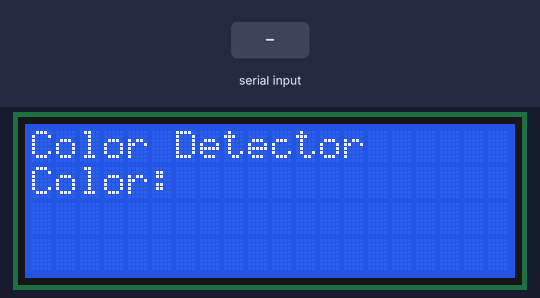
A sketch run on a simulated Arduino Uno, built with avr-gcc and run on an emulated ATmega328P. Shown: 20×4 character LCD. Inputs (shaded band) come from the test bench. What the sketch prints to the serial monitor is not drawn.

Above: at 1.3 s.
1.4 s: "red\n" received over Serial
At 2.4 s:
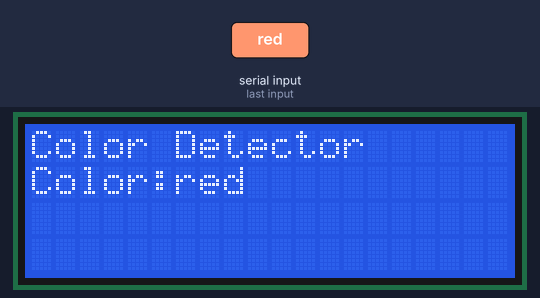
2.9 s: "green\n" received over Serial
At 3.7 s:
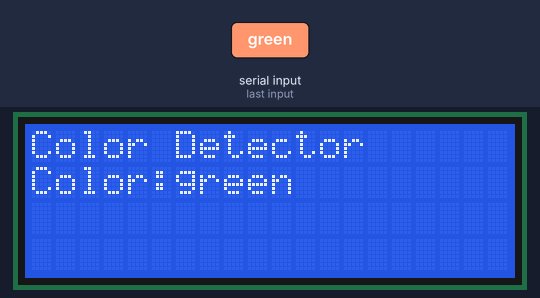
4.4 s: "blue\n" received over Serial
At 4.7 s:
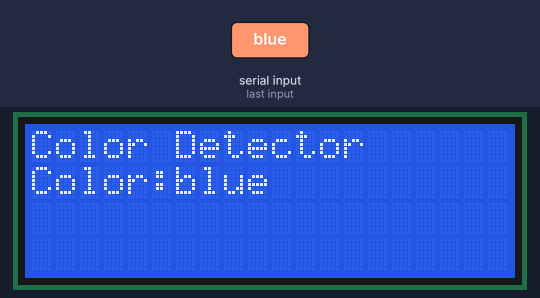
Timing chart, 0 to 7.4 s (numbered marks = the images above; inputs shaded):
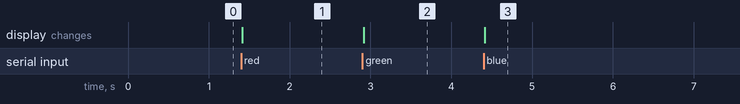

The sketch:

color_detector.ino
```cpp
#include <Wire.h>
#include <LiquidCrystal_I2C.h>

LiquidCrystal_I2C lcd(0x27,20,4);
String val;     // Data received from serial port

void setup() {
  Serial.begin(9600);
  lcd.init();                      // initialize the lcd
  lcd.init();
  lcd.backlight();
  lcd.setCursor(0,0);
  lcd.print("Color Detector");
  lcd.setCursor(0,1);
  lcd.print("Color:");
}

void loop() {
  if (Serial.available()) {
    // If data is available to read,
    val = Serial.readStringUntil('\n');
    val.trim();
    Serial.println(val);
  }
  else if (val == "red"){
    lcd.setCursor(6,1);
    lcd.print("red     ");

  }
  else if (val == "green"){
    lcd.setCursor(6,1);
    lcd.print("green     ");
  }
  else if (val == "blue"){
    lcd.setCursor(6,1);
    lcd.print("blue     ");
  }

}
```

Measured:
- after the input at 1.4 s, the display: changes at once (image 1)
- after the input at 2.9 s, the display: changes at once (image 2)
- after the input at 4.4 s, the display: changes at once (image 3)
